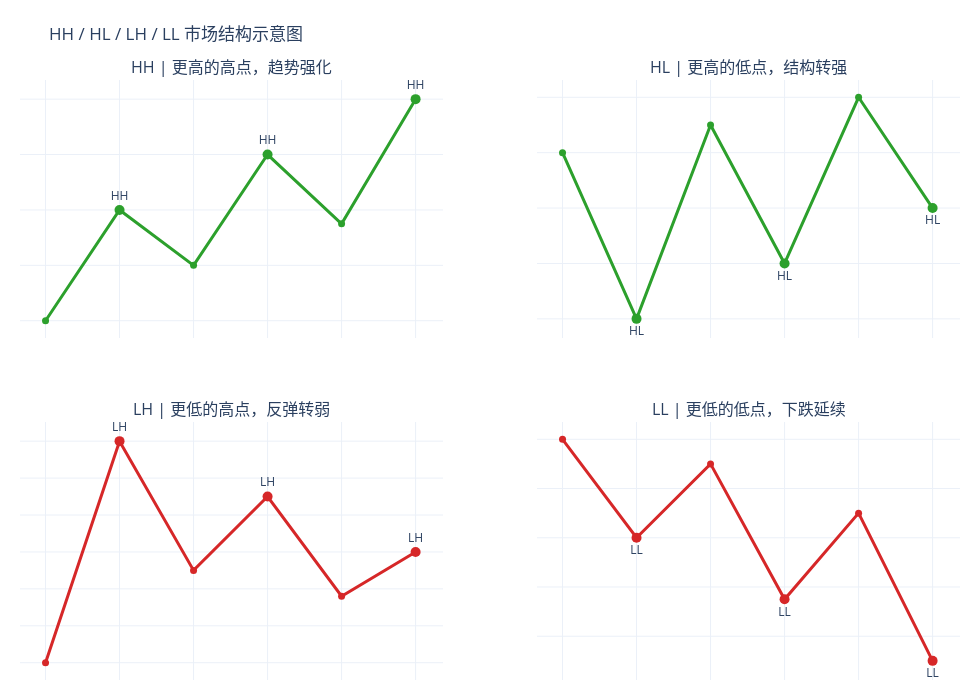

This figure's notebook cell:
### Markdown cell above
## 2. `signal` 的 `HH / HL / LH / LL`

这四个值不是完整大形态，而是市场结构语言：
- `HH`：Higher High，更高的高点。
- `HL`：Higher Low，更高的低点。
- `LH`：Lower High，更低的高点。
- `LL`：Lower Low，更低的低点。

### Code cell
signal_examples = [
    {'value': 'HH', 'meaning': '更高的高点，趋势强化', 'points': [100, 104, 102, 106, 103.5, 108], 'markers': [1, 3, 5], 'intuition': '偏多', 'textposition': 'top center'},
    {'value': 'HL', 'meaning': '更高的低点，结构转强', 'points': [106, 100, 107, 102, 108, 104], 'markers': [1, 3, 5], 'intuition': '偏多', 'textposition': 'bottom center'},
    {'value': 'LH', 'meaning': '更低的高点，反弹转弱', 'points': [100, 106, 102.5, 104.5, 101.8, 103], 'markers': [1, 3, 5], 'intuition': '偏空', 'textposition': 'top center'},
    {'value': 'LL', 'meaning': '更低的低点，下跌延续', 'points': [106, 102, 105, 99.5, 103, 97], 'markers': [1, 3, 5], 'intuition': '偏空', 'textposition': 'bottom center'},
]

signal_table = pd.DataFrame([
    {
        '取值': item['value'],
        '大致含义': item['meaning'],
        '常见直觉': item['intuition'],
        'score_value_map 示例': "{'signal': ['HH', 'HL']}" if item['value'] in {'HH', 'HL'} else "{'signal': ['LH', 'LL']}",
    }
    for item in signal_examples
])

display(signal_table)

fig = make_subplots(
    rows=2,
    cols=2,
    subplot_titles=[f"{item['value']} | {item['meaning']}" for item in signal_examples],
    vertical_spacing=0.14,
)

for idx, item in enumerate(signal_examples):
    row, col = subplot_position(idx, cols=2)
    x = list(range(1, len(item['points']) + 1))
    fig.add_trace(
        go.Scatter(
            x=x,
            y=item['points'],
            mode='lines+markers',
            line={'color': bias_color(item['intuition']), 'width': 3},
            marker={'size': 7},
            showlegend=False,
        ),
        row=row,
        col=col,
    )
    fig.add_trace(
        go.Scatter(
            x=[x[i] for i in item['markers']],
            y=[item['points'][i] for i in item['markers']],
            mode='markers+text',
            text=[item['value']] * len(item['markers']),
            textposition=item['textposition'],
            marker={'size': 10, 'color': bias_color(item['intuition'])},
            showlegend=False,
        ),
        row=row,
        col=col,
    )
    fig.update_xaxes(showticklabels=False, row=row, col=col)
    fig.update_yaxes(showticklabels=False, row=row, col=col)

fig.update_layout(
    title='HH / HL / LH / LL 市场结构示意图',
    template='plotly_white',
    height=700,
    width=980,
    margin={'t': 80, 'l': 20, 'r': 20, 'b': 20},
)
fig.show()

### Figure 1 — Plotly figure (JSON) as saved in the notebook; plotly's stock layout.template omitted (floating-point values rounded to 4 significant figures)
{"data": [{"line": {"color": "#2ca02c", "width": 3}, "marker": {"size": 7}, "mode": "lines+markers", "showlegend": false, "type": "scatter", "x": [1, 2, 3, 4, 5, 6], "xaxis": "x", "y": [100, 104, 102, 106, 103.5, 108], "yaxis": "y"}, {"marker": {"color": "#2ca02c", "size": 10}, "mode": "markers+text", "showlegend": false, "text": ["HH", "HH", "HH"], "textposition": "top center", "type": "scatter", "x": [2, 4, 6], "xaxis": "x", "y": [104, 106, 108], "yaxis": "y"}, {"line": {"color": "#2ca02c", "width": 3}, "marker": {"size": 7}, "mode": "lines+markers", "showlegend": false, "type": "scatter", "x": [1, 2, 3, 4, 5, 6], "xaxis": "x2", "y": [106, 100, 107, 102, 108, 104], "yaxis": "y2"}, {"marker": {"color": "#2ca02c", "size": 10}, "mode": "markers+text", "showlegend": false, "text": ["HL", "HL", "HL"], "textposition": "bottom center", "type": "scatter", "x": [2, 4, 6], "xaxis": "x2", "y": [100, 102, 104], "yaxis": "y2"}, {"line": {"color": "#d62728", "width": 3}, "marker": {"size": 7}, "mode": "lines+markers", "showlegend": false, "type": "scatter", "x": [1, 2, 3, 4, 5, 6], "xaxis": "x3", "y": [100, 106, 102.5, 104.5, 101.8, 103], "yaxis": "y3"}, {"marker": {"color": "#d62728", "size": 10}, "mode": "markers+text", "showlegend": false, "text": ["LH", "LH", "LH"], "textposition": "top center", "type": "scatter", "x": [2, 4, 6], "xaxis": "x3", "y": [106, 104.5, 103], "yaxis": "y3"}, {"line": {"color": "#d62728", "width": 3}, "marker": {"size": 7}, "mode": "lines+markers", "showlegend": false, "type": "scatter", "x": [1, 2, 3, 4, 5, 6], "xaxis": "x4", "y": [106, 102, 105, 99.5, 103, 97], "yaxis": "y4"}, {"marker": {"color": "#d62728", "size": 10}, "mode": "markers+text", "showlegend": false, "text": ["LL", "LL", "LL"], "textposition": "bottom center", "type": "scatter", "x": [2, 4, 6], "xaxis": "x4", "y": [102, 99.5, 97], "yaxis": "y4"}], "layout": {"annotations": [{"font": {"size": 16}, "showarrow": false, "text": "HH | 更高的高点，趋势强化", "x": 0.225, "xanchor": "center", "xref": "paper", "y": 1, "yanchor": "bottom", "yref": "paper"}, {"font": {"size": 16}, "showarrow": false, "text": "HL | 更高的低点，结构转强", "x": 0.775, "xanchor": "center", "xref": "paper", "y": 1, "yanchor": "bottom", "yref": "paper"}, {"font": {"size": 16}, "showarrow": false, "text": "LH | 更低的高点，反弹转弱", "x": 0.225, "xanchor": "center", "xref": "paper", "y": 0.43, "yanchor": "bottom", "yref": "paper"}, {"font": {"size": 16}, "showarrow": false, "text": "LL | 更低的低点，下跌延续", "x": 0.775, "xanchor": "center", "xref": "paper", "y": 0.43, "yanchor": "bottom", "yref": "paper"}], "height": 700, "margin": {"b": 20, "l": 20, "r": 20, "t": 80}, "title": {"text": "HH / HL / LH / LL 市场结构示意图"}, "width": 980, "xaxis": {"anchor": "y", "domain": [0, 0.45], "showticklabels": false}, "xaxis2": {"anchor": "y2", "domain": [0.55, 1], "showticklabels": false}, "xaxis3": {"anchor": "y3", "domain": [0, 0.45], "showticklabels": false}, "xaxis4": {"anchor": "y4", "domain": [0.55, 1], "showticklabels": false}, "yaxis": {"anchor": "x", "domain": [0.57, 1], "showticklabels": false}, "yaxis2": {"anchor": "x2", "domain": [0.57, 1], "showticklabels": false}, "yaxis3": {"anchor": "x3", "domain": [0, 0.43], "showticklabels": false}, "yaxis4": {"anchor": "x4", "domain": [0, 0.43], "showticklabels": false}}}
